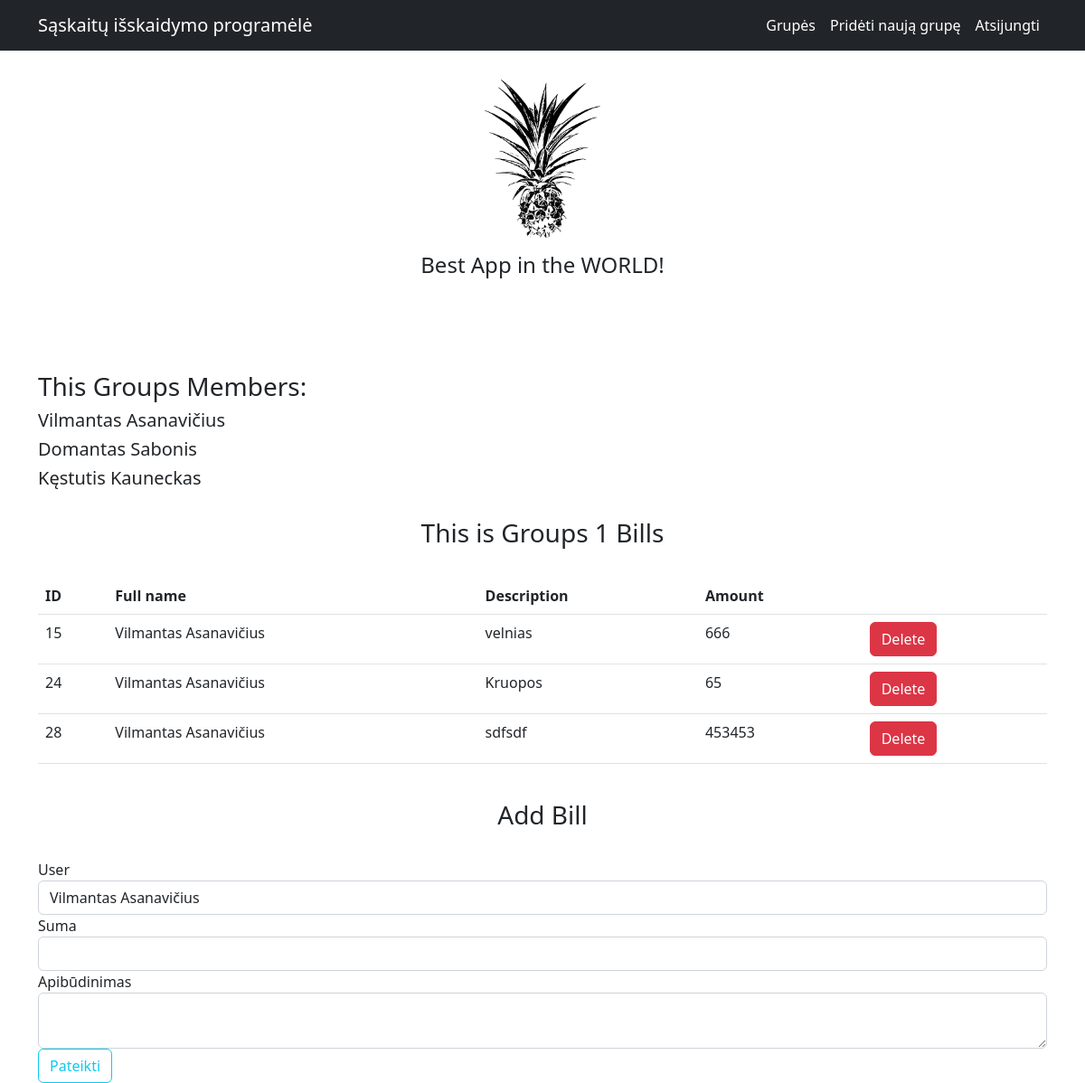
Page /grupės/1 (signed in) on the earlier database version.
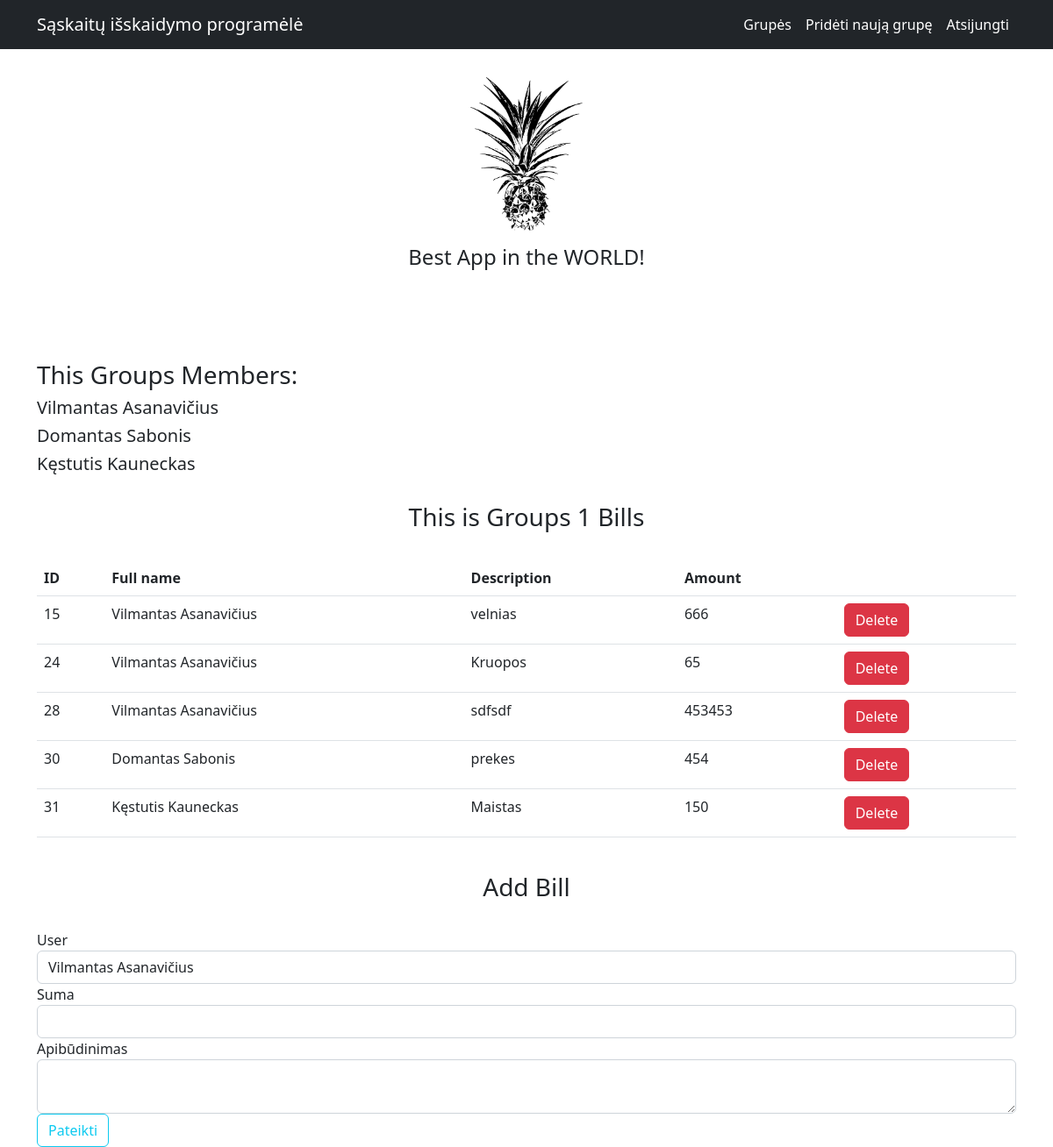
Same page on the later database version.
### app.py (models this page shows)
class User(db.Model, UserMixin):
    __tablename__ = 'Users'
    id = db.Column(db.Integer, primary_key=True)
    full_name = db.Column('Vardas ir pavardė', db.String(30), unique=True, nullable=False)
    email = db.Column('El. pašto adresas', db.String(120), unique=True, nullable=False)
    password = db.Column('Slaptažodis', db.String(60),unique=True, nullable=False)
    groups = db.relationship('Groups', secondary=association_table, back_populates='users')

class Groups(db.Model):
    __tablename__ = 'Groups'
    id = db.Column(db.Integer, primary_key=True)
    name = db.Column('Pavadinimas', db.String(100), unique=True, nullable=False)
    bills = db.relationship('Bills', back_populates='group')
    users = db.relationship('User',  secondary=association_table, back_populates='groups')

class Bills(db.Model):
    __tablename__ = 'Bills'
    id = db.Column(db.Integer, primary_key=True)
    group_id = db.Column(db.String, db.ForeignKey('Groups.id'))
    user_full_name = db.Column(db.String, db.ForeignKey('Users.id'))
    description = db.Column('Apibūdinimas', db.String(50), nullable=False)
    amount = db.Column('Suma', db.Integer, nullable=False)
    user = db.relationship('User')
    group = db.relationship('Groups', back_populates='bills')

### app.py (the view)
@app.route('/grupės/<int:group_id>', methods=['GET', 'POST'])
@login_required
def current_group(group_id):
    group = Groups.query.get(group_id)
    if group is None:
        abort(404)
    bills = Bills.query.all()
    all_groups = Groups.query.all()
    form = forms.BillsForm()
    users = User.query.all()
    form.user_full_name.choices = [(user.full_name, user.full_name) for user in group.users]
    for user in users:
        if user in group.users:
            if form.validate_on_submit():
                bill = Bills(group_id=group.id, user_full_name=form.user_full_name.data, description=form.description.data, amount=form.amount.data)
                db.session.add(bill)
                db.session.commit()
                return redirect(url_for('current_group', group_id=group.id))
    return render_template('bills.html', form=form, group=group, all_groups=all_groups, users=users, bills=bills)

### forms.py
class BillsForm(FlaskForm):
    user_full_name = SelectField(u'User')
    amount = IntegerField('Suma', [DataRequired()])
    description = TextAreaField('Apibūdinimas', [DataRequired()])
    submit = SubmitField('Pateikti')

### app.py (called while the page is built)
@login_manager.user_loader
def load_user(user_id):
    return User.query.get(int(user_id))

### templates/bills.html (shortened to what this page needs)
{% extends 'base.html' %}
{% block content %}
    <div>
        <h3>This Groups Members:</h3>
        {% for user in group.users %}
            <h5> {{ user.full_name }} </h5>
        {% endfor %}
    </div>
    <br>
    <h3 style="text-align:center">This is Groups {{group.id}} Bills </h3>
    <br>
    <table class="table">
        <tr>
            <td><b>ID</b></td>
            <td><b>Full name</b></td>
            <td><b>Description</b></td>
            <td><b>Amount</b></td>
            <td></td>
        </tr>
            {% for  bill in group.bills %}
                <tr>
                    <td>{{bill.id}}</a></td>
                    {% if bill.user_full_name %}
                        <td>{{ bill.user_full_name }}</td>
                    {% else %}
                        <td>-</td>
                    {% endif %}
                    <td>{{bill.description}}</td>
                    <td>{{bill.amount}}</td>
                    <td>
                        <form action="{{ url_for('bill_delete', group_id=group.id, bill_id=bill.id) }}" method="POST">
                            <input type="submit" value="Delete" class="btn btn-danger">
                        </form>
                    </td>
                </tr>
            {% endfor %}
    </table>
    <br>
    <h3 style="text-align:center">Add Bill </h3>
    <br>
    <form method="post" action="#">
        <div class="form-group">
            {{ form.user_full_name.label(class="form-control-label") }}
            {{ form.user_full_name(class="form-control") }}
        </div>
        <div class="form-group">
            {{ form.amount.label(class="form-control-label") }}
            {{ form.amount(class="form-control") }}
        </div>
        <div class="form-group">
            {{ form.description.label(class="form-control-label") }}
            {{ form.description(class="form-control") }}
        </div>
        {{ form.submit(class="btn btn-outline-info") }}
    </form>
{% endblock %}

### templates/base.html (shortened to what this page needs)
<!DOCTYPE html>
<html lang="en">
    <head>
        <link href="https://cdn.jsdelivr.net/npm/bootstrap@5.2.0/dist/css/bootstrap.min.css" rel="stylesheet">
    </head>
    <body>
        <nav class="navbar navbar-expand-lg navbar-dark bg-dark">
            <div class="container">
                <a class="navbar-brand" href="{{ url_for('login') }}">Sąskaitų išskaidymo programėlė</a>
                <div class="collapse navbar-collapse" id="navbarSupportedContent">
                    <ul class="navbar-nav ms-auto mb-2 mb-lg-0">
                        {% if current_user.is_authenticated %}
                        <li class="nav-item"><a class="nav-link active" aria-current="page" href="{{ url_for('groups') }}">Grupės</a></li>
                        <li class="nav-item"><a class="nav-link active" aria-current="page" href="{{ url_for('new_group') }}">Pridėti naują grupę</a></li>
                        <li class="nav-item"><a class="nav-link active" aria-current="page" href="{{ url_for('logout') }}">Atsijungti</a></li>
                        {% else %}
                        <li class="nav-item"><a class="nav-link active" aria-current="page" href="{{ url_for('register') }}">Registracija</a></li>
                        <li class="nav-item"><a class="nav-link active" aria-current="page" href="{{ url_for('login') }}">Prisijungti</a></li>
                        {% endif %}
                    </ul>
                </div>
            </div>
        </nav>
        <div class="container">
            <div style="text-align:center; margin: 1rem; margin-bottom:5rem">
                <img style="width: 8rem; margin:1rem" src="/static/pineapple.png" alt="app_logo">
                <h4>Best App in the WORLD!</h4>
            </div>
            <div class="mt-3">
                <div class="container">
                    <br>
                </div>
                {% block content %}
                {% endblock %}
            </div>
        </div>
    </body>
</html>

Differences in the rows shown:
added Bills: id "30", user_full_name "Domantas Sabonis", description "prekes", amount "454"
added Bills: id "31", user_full_name "Kęstutis Kauneckas", description "Maistas", amount "150"
